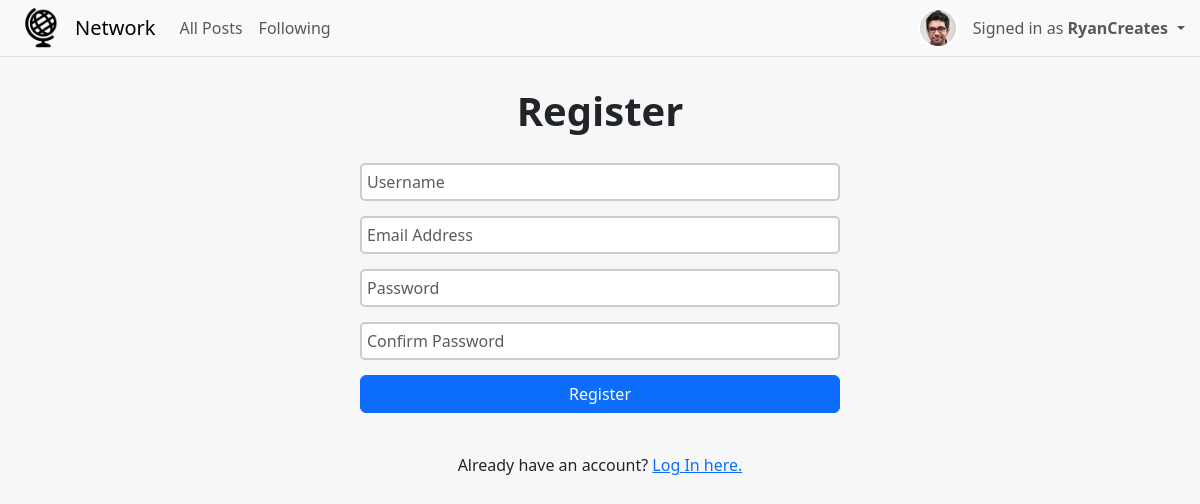
The page /register (signed in) on the database its author committed.
### network/models.py (models this page shows, shortened)
class User(AbstractUser):
    pass

class Profile(models.Model):
    user = models.OneToOneField(User, on_delete=models.CASCADE, related_name="profile")
    name = models.CharField(max_length=200, null=True, blank=True)
    bio = models.TextField(null=True, blank=True)
    picture = models.ImageField(upload_to='profile-pics', default='profile-pics/default.jpg')

### network/views.py (the view)
# urls.py: path("register", views.register, name="register"),
def register(request):
    if request.method == "POST":
        username = request.POST["username"]
        email = request.POST["email"]
        password = request.POST["password"]
        confirmation = request.POST["confirmation"]
        if password != confirmation:
            return render(request, "network/register.html", {
                "message": "Passwords must match."
            })
        try:
            user = User.objects.create_user(username, email, password)
            user.save()
        except IntegrityError:  # Handle the case where username is already taken
            return render(request, "network/register.html", {
                "message": "Username already taken."
            })
        login(request, user)  # Log in the newly created user
        return HttpResponseRedirect(reverse("index"))  # Redirect to index page on successful registration
    else:
        return render(request, "network/register.html")

### network/templates/network/register.html (shortened to what this page needs)
{% extends "network/layout.html" %}
{% block body %}
    <h2 class="details-heading">Register</h2>
    <form class="centered-form" action="{% url 'register' %}" method="post">
        <div class="form-group" style="width: 40vw">
            <input class="form-control" type="text" name="username" placeholder="Username">
        </div>
        <div class="form-group" style="width: 40vw">
            <input class="form-control" type="email" name="email" placeholder="Email Address">
        </div>
        <div class="form-group" style="width: 40vw">
            <input class="form-control" type="password" name="password" placeholder="Password">
        </div>
        <div class="form-group" style="width: 40vw">
            <input class="form-control" type="password" name="confirmation" placeholder="Confirm Password">
        </div>
        <input class="btn btn-primary" type="submit" value="Register" style="width: 40vw">
        <div style="padding-top: 40px">
            Already have an account? <a href="{% url 'login' %}">Log In here.</a>
        </div>
    </form>
{% endblock %}

### network/templates/network/layout.html (shortened to what this page needs)
{% load static %}
<!DOCTYPE html>
<html lang="en">
    <head>
        <link href="https://cdn.jsdelivr.net/npm/bootstrap@5.3.2/dist/css/bootstrap.min.css" rel="stylesheet">
        <link href="{% static 'network/styles.css' %}" rel="stylesheet">
    </head>
    <body>
        <nav class="navbar navbar-expand-lg bg-body-tertiary fixed-top border-bottom border-body">
            <div class="container-fluid">
                <img src="{{ MEDIA_URL }}logo.png" alt="logo" height="40" class="d-inline-block align-text-top" style="margin-right: 8px; margin-left: 10px; padding: 0px;">
                <a class="navbar-brand" style="padding-left: 5px">Network</a>
                <div class="collapse navbar-collapse" id="navbarNavDropdown">
                    <ul class="navbar-nav">
                        <li class="nav-item">
                            <a class="nav-link" aria-current="page" href="{% url 'index' %}">All Posts</a>
                        </li>
                        {% if request.user.is_authenticated %}
                            <li class="nav-item">
                                <a class="nav-link" aria-current="page" href="{% url 'following' %}">Following</a>
                            </li>
                        {% endif %}
                        <li class="nav-item dropdown" style="position: absolute; right: 15px; margin: 0;">
                            <a class="nav-link dropdown-toggle" role="button" data-bs-toggle="dropdown" aria-expanded="false" style="display: flex; align-items: center; padding: 0px;">
                                {% if request.user.is_authenticated %}
                                    <img src="{{ MEDIA_URL }}{{ request.user.profile.picture }}" alt="Profile Picture" class="nav-profile-picture d-inline-block align-text-top">
                                    <span style="padding-right: 5px;">Signed in as <strong>{{ request.user.username }}</strong></span>
                                {% else %}
                                    <span style="line-height: 40px; display: flex; align-items: center; padding-right: 5px;">Not signed in</span>
                                {% endif %}
                            </a>
                        </li>
                    </ul>
                </div>
            </div>
        </nav>
        <div class="body">
            {% block body %}
            {% endblock %}
        </div>
    </body>
</html>

### network/static/network/styles.css (style rules this page uses)
body { padding-top: 57px; padding-left: 20px; padding-right: 20px; background-color: #f7f7f7; }
.details-heading { text-align: center; font-weight: bold; font-size: 40px; padding-top: 30px; padding-bottom: 20px; }
.centered-form { display: flex; flex-direction: column; align-items: center; }
.form-group { width: 60vw; display: flex; flex-direction: column; align-items: flex-start; margin-bottom: 15px; }
.form-control { padding: 5px; border-radius: 5px; border: none; border: solid 1px #ccc; background-color: white; border-width: 2px; }
.nav-profile-picture { margin-top: 0px; margin-right: 15px; width: 40px; height: 40px; border-radius: 50%; overflow: hidden; border: 2px solid white; object-fit: cover; }

### rows shown on the page
User: user.profile.picture (picture), user.username "RyanCreates"
